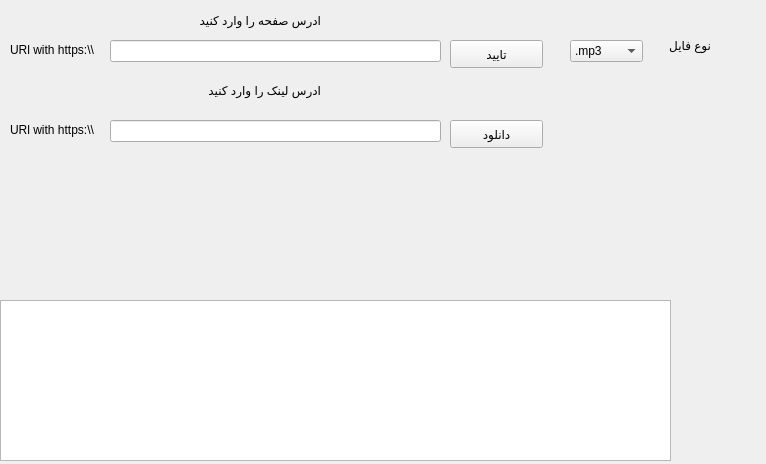
<?xml version="1.0" encoding="UTF-8"?>
<ui version="4.0">
 <class>Form</class>
 <widget class="QWidget" name="Form">
  <property name="geometry">
   <rect>
    <x>0</x>
    <y>0</y>
    <width>766</width>
    <height>464</height>
   </rect>
  </property>
  <property name="windowTitle">
   <string>Form</string>
  </property>
  <widget class="QLineEdit" name="lineEdit">
   <property name="geometry">
    <rect>
     <x>110</x>
     <y>40</y>
     <width>331</width>
     <height>22</height>
    </rect>
   </property>
  </widget>
  <widget class="QLabel" name="label">
   <property name="geometry">
    <rect>
     <x>10</x>
     <y>40</y>
     <width>101</width>
     <height>20</height>
    </rect>
   </property>
   <property name="text">
    <string>URl with https:\\</string>
   </property>
  </widget>
  <widget class="QLabel" name="label_2">
   <property name="geometry">
    <rect>
     <x>180</x>
     <y>10</y>
     <width>141</width>
     <height>21</height>
    </rect>
   </property>
   <property name="text">
    <string>ادرس صفحه را وارد کنید </string>
   </property>
  </widget>
  <widget class="QTextBrowser" name="textBrowser">
   <property name="geometry">
    <rect>
     <x>0</x>
     <y>300</y>
     <width>671</width>
     <height>161</height>
    </rect>
   </property>
  </widget>
  <widget class="QPushButton" name="pushButton">
   <property name="geometry">
    <rect>
     <x>450</x>
     <y>40</y>
     <width>93</width>
     <height>28</height>
    </rect>
   </property>
   <property name="styleSheet">
    <string notr="true"/>
   </property>
   <property name="text">
    <string>تایید</string>
   </property>
  </widget>
  <widget class="QPushButton" name="pushButton_2">
   <property name="geometry">
    <rect>
     <x>450</x>
     <y>120</y>
     <width>93</width>
     <height>28</height>
    </rect>
   </property>
   <property name="text">
    <string>دانلود</string>
   </property>
  </widget>
  <widget class="QLabel" name="label_4">
   <property name="geometry">
    <rect>
     <x>180</x>
     <y>80</y>
     <width>141</width>
     <height>21</height>
    </rect>
   </property>
   <property name="text">
    <string>ادرس لینک را وارد کنید </string>
   </property>
  </widget>
  <widget class="QLineEdit" name="lineEdit_2">
   <property name="geometry">
    <rect>
     <x>110</x>
     <y>120</y>
     <width>331</width>
     <height>22</height>
    </rect>
   </property>
  </widget>
  <widget class="QLabel" name="label_3">
   <property name="geometry">
    <rect>
     <x>10</x>
     <y>120</y>
     <width>101</width>
     <height>20</height>
    </rect>
   </property>
   <property name="text">
    <string>URl with https:\\</string>
   </property>
  </widget>
  <widget class="QComboBox" name="comboBox">
   <property name="geometry">
    <rect>
     <x>570</x>
     <y>40</y>
     <width>73</width>
     <height>22</height>
    </rect>
   </property>
   <item>
    <property name="text">
     <string>.mp3</string>
    </property>
   </item>
   <item>
    <property name="text">
     <string>.svg</string>
    </property>
   </item>
   <item>
    <property name="text">
     <string>.webp</string>
    </property>
   </item>
   <item>
    <property name="text">
     <string>.png</string>
    </property>
   </item>
   <item>
    <property name="text">
     <string>.apk</string>
    </property>
   </item>
   <item>
    <property name="text">
     <string>.rar</string>
    </property>
   </item>
   <item>
    <property name="text">
     <string>.zip</string>
    </property>
   </item>
   <item>
    <property name="text">
     <string>.mp4</string>
    </property>
   </item>
   <item>
    <property name="text">
     <string>.gif</string>
    </property>
   </item>
  </widget>
  <widget class="QLabel" name="label_5">
   <property name="geometry">
    <rect>
     <x>660</x>
     <y>30</y>
     <width>51</width>
     <height>31</height>
    </rect>
   </property>
   <property name="text">
    <string>نوع فایل</string>
   </property>
  </widget>
 </widget>
 <resources/>
 <connections/>
</ui>
